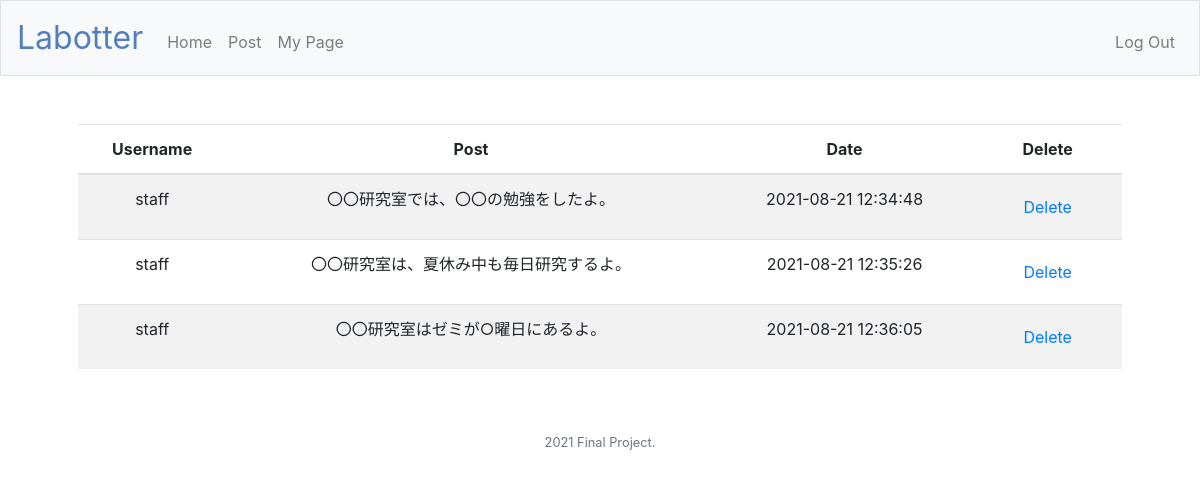
Screenshot of /mypage (signed in) with the database file from the repository.
### tables this page shows
CREATE TABLE bbs(
id INTEGER PRIMARY KEY AUTOINCREMENT,
user_id INTEGER NOT NULL,
name TEXT NOT NULL,
time TIMESTAMP DEFAULT CURRENT_TIMESTAMP,
article TEXT NOT NULL,
FOREIGN KEY(user_id) REFERENCES users(id)
);

### application.py (the view)
@app.route("/mypage", methods=["GET", "POST"])
@login_required
def mypage():
    user_id = session["user_id"]
    login_user = db.execute("SELECT username FROM users WHERE id = ?", user_id)
    bbs = db.execute("SELECT id, name, article, time FROM bbs WHERE name = ?", login_user[0]['username'])
    return render_template("mypage.html", bbs = bbs)

### application.py (called while the page is built)
@app.after_request
def after_request(response):
    response.headers["Cache-Control"] = "no-cache, no-store, must-revalidate"
    response.headers["Expires"] = 0
    response.headers["Pragma"] = "no-cache"
    return response

### helpers.py (called while the page is built)
def login_required(f):
    @wraps(f)
    def decorated_function(*args, **kwargs):
        if session.get("user_id") is None:
            return redirect("/login")
        return f(*args, **kwargs)
    return decorated_function

### templates/mypage.html (shortened to what this page needs)
{% extends "layout.html" %}
{% block main %}
    <div>
    <table class="table table-striped">
        <thread>
            <tr style="background-color: #fff;">
                <th>Username</th>
                <th>Post</th>
                <th>Date</th>
                <th>Delete</th>
            </tr>
        </thread>
        <tbody>
            {% for mypage in bbs %}
            <tr>
                <td>{{ mypage["name"] }}</td>
                <td>{{ mypage["article"] }}</td>
                <td>{{ mypage["time"] }}</td>
                <td>
                    <a class="nav-link" href="/delete/{{ mypage['id'] }}">Delete</a>
                </td>
            </tr>
            {% endfor %}
        </tbody>
    </table>
    </div>
{% endblock %}

### rows the page displays
bbs: name "staff", article "〇〇研究室では、〇〇の勉強をしたよ。", time "2021-08-21 12:34:48"
bbs: name "staff", article "〇〇研究室は、夏休み中も毎日研究するよ。", time "2021-08-21 12:35:26"
bbs: name "staff", article "〇〇研究室はゼミが○曜日にあるよ。", time "2021-08-21 12:36:05"
